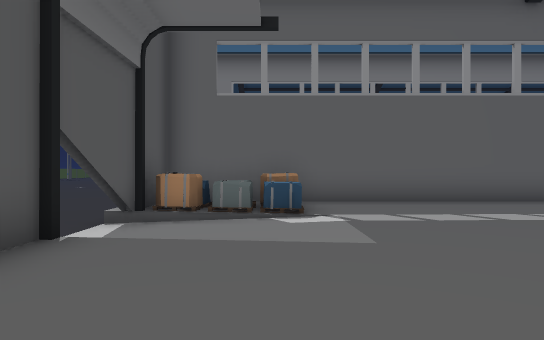
view 1 (above)

24 first-person views from a walk through a scene from a Unity 3-D project. The camera is 1.5 m above the floor, looks level and sees 75° across. The floor is counted in squares, 2 m on a side. Each view is taken from the middle of a square. On the plan, view 1 faces up. The plan holds only what a view shows up to about 11 squares ahead; the rest is blank. The place goes on beyond the plan. The player is left out. Some animated figures are not drawn. Some surface patterns are stand-ins.

view 2
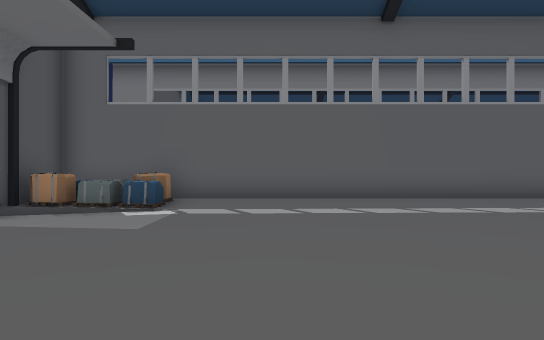

view 3
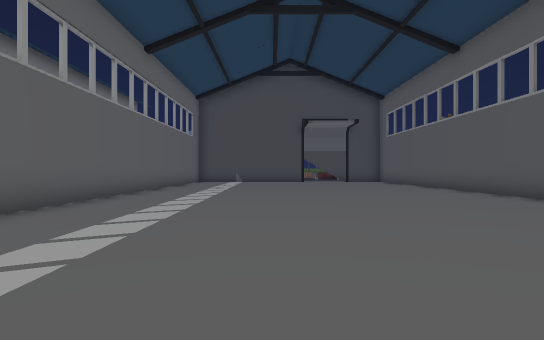

view 4
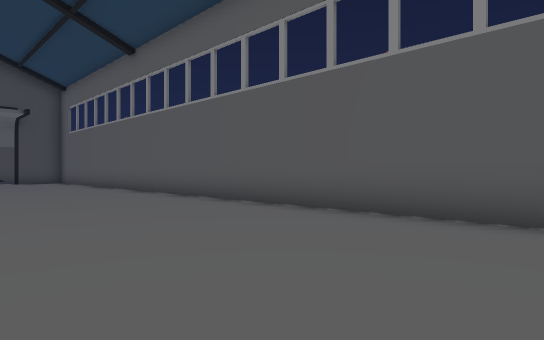

view 5
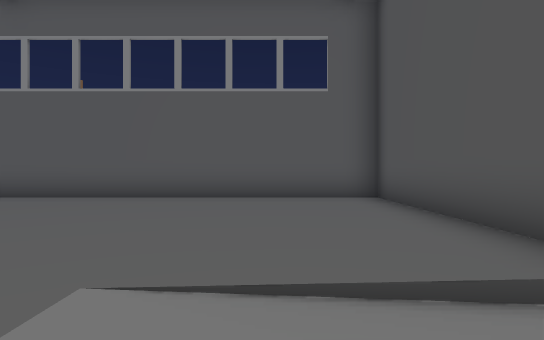

view 6
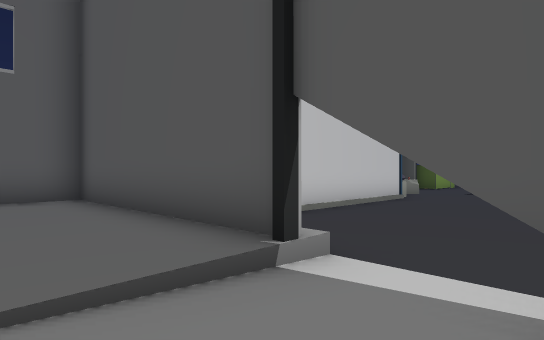

view 7
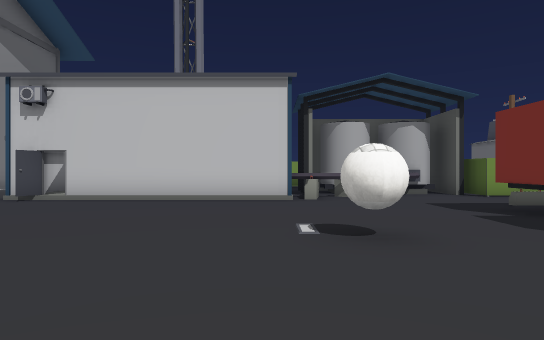

view 8
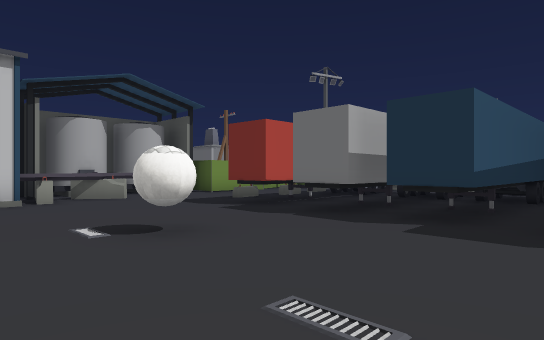

view 9
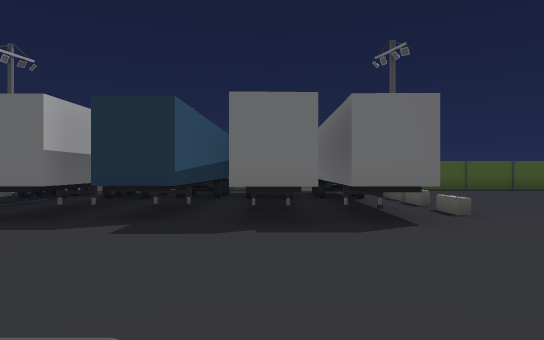

view 10
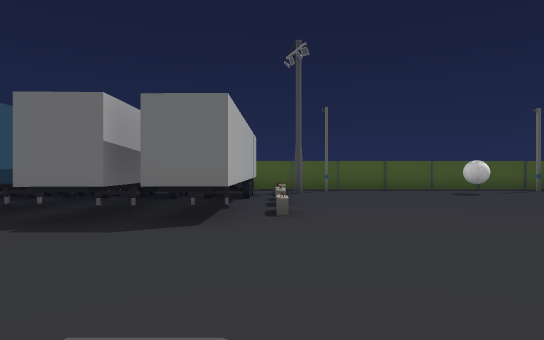

view 11
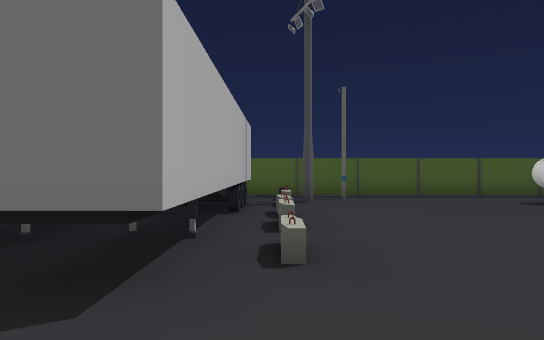

view 12
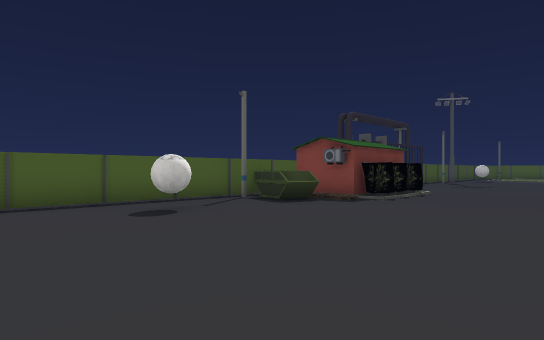

view 13
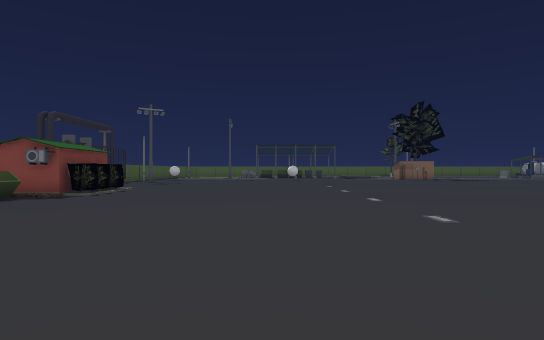

view 14
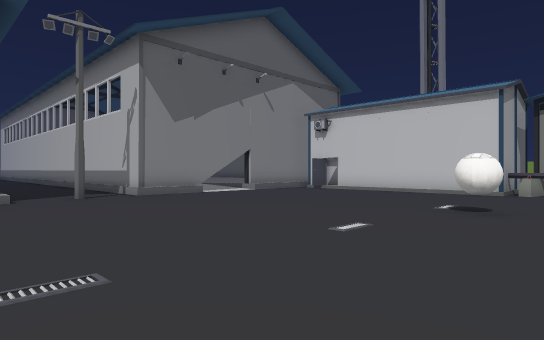

view 15
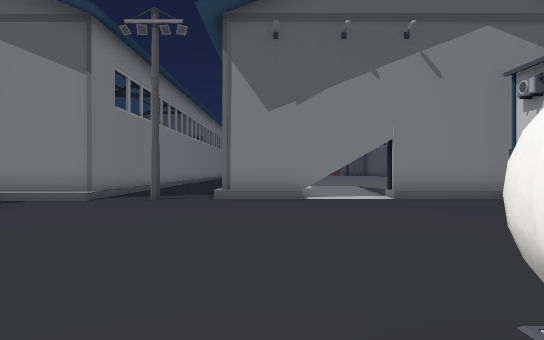

view 16
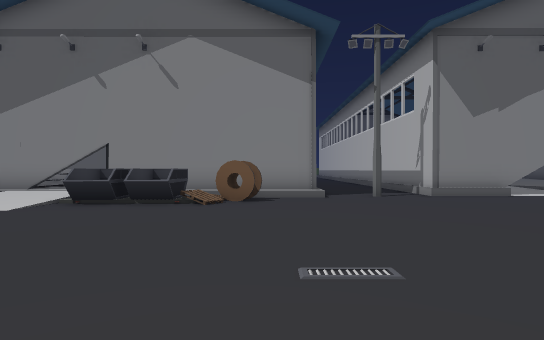

view 17
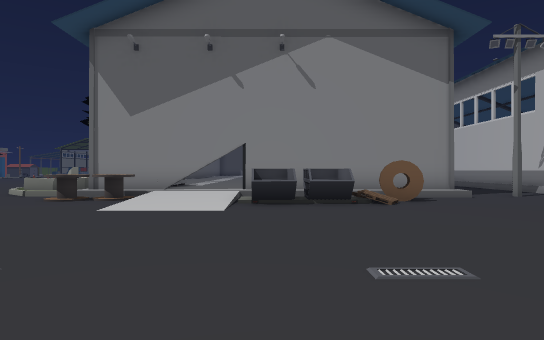

view 18
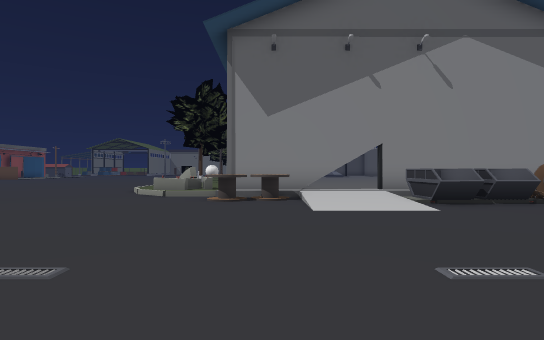

view 19
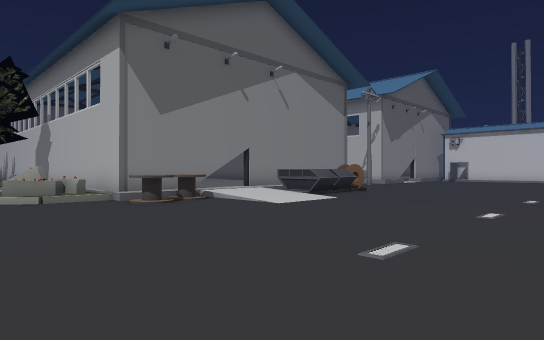

view 20
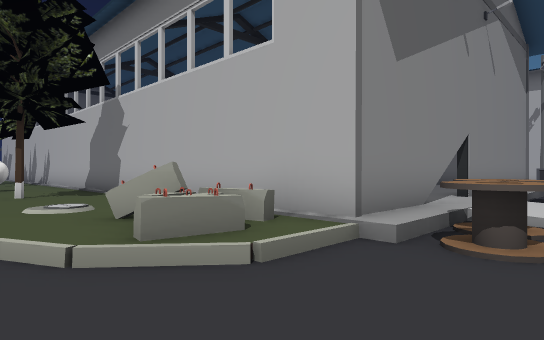

view 21
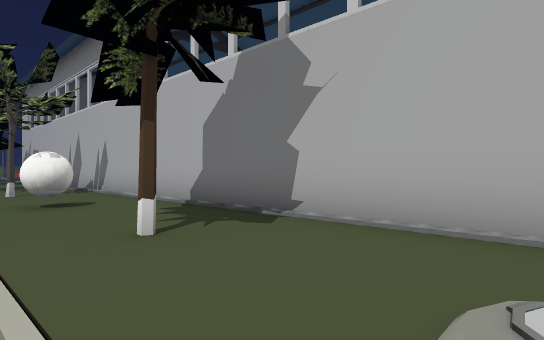

view 22
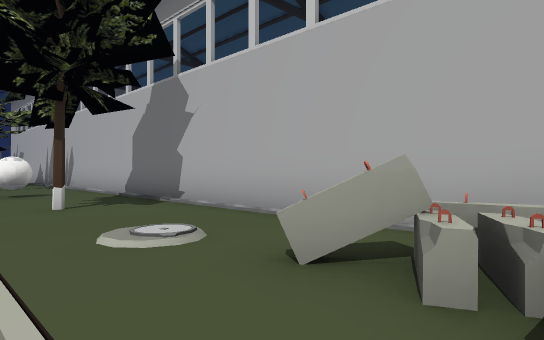

view 23
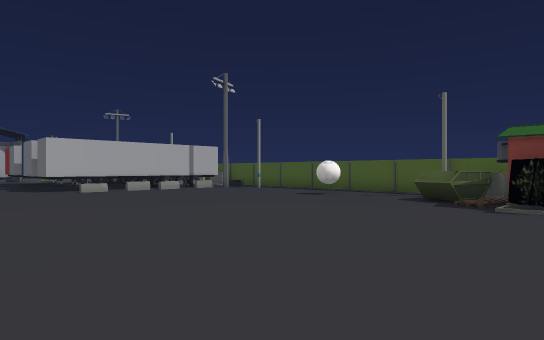

view 24
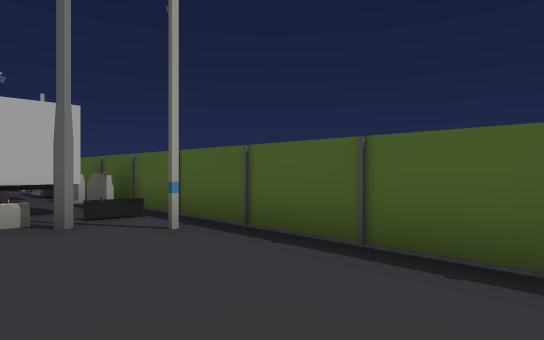

### Floor plan
Key: @ floor where view 1 was taken; # wall or solid block; x gap in a wall; . main floor; : floor 0.25 m higher than the main floor; + floor 0.5 m higher than the main floor; / step, stairs or slope; = window, fence, low wall or low ledge; ^ raised ledge; O other object.
Columns run from 22 left of view 1 to 13 right of it. Each row starts with its distance up from view 1.
 26    #.................///////
 25   ##................=++/++++++++:#
 24 ###/................^^++++#+++O+++++
 23 #==.................==++++++++++++++
 22 #.................^##^##############
 21 #.................^#
 20 #.O.............://#+
 19 #...............:::#+
 18 #...............://++
 17 #................=##+
 16 #................=##+
 15 #................/##
 14 #................/^#
 13 #==.==.=...........#
 12 #####^#^...........###
 11 #......................
 10 #x  # ^^#..........#...
  9 #.....................
  8 ####^^^^...........#################
  7 #..................#^^^+++++++++++++
  6  x ## ^^...O.......##//+++++++++++++
  5    ................./::+++++++++++++
  4   ##  ^^...........////+++++++++++++
  3    #.###...........#++++++++++++++++
  2      ..............#++++++++++++++++
  1       ...=.######x##++++++++++++++++
  0      ##..####     ##++@+++++++++++++
 -1       #.####      ##++++++++++++++++
 -2           ##       #################
 -3           #

Positions as (right, up) in squares from view 1, and headings:
1: (0, 0), facing up
2: (3, -1), facing up
3: (2, 4), facing right
4: (2, 3), facing down-right
5: (0, 6), facing down
6: (0, 6), facing down-left
7: (-10, 10), facing down
8: (-9, 10), facing down-left
9: (-9, 10), facing left
10: (-9, 13), facing left
11: (-12, 13), facing left
12: (-14, 16), facing up-left
13: (-13, 14), facing up
14: (-13, 13), facing down-right
15: (-12, 7), facing right
16: (-13, 13), facing right
17: (-13, 17), facing right
18: (-13, 21), facing right
19: (-12, 26), facing down-right
20: (-5, 26), facing down-right
21: (1, 26), facing down-right
22: (-2, 26), facing down-right
23: (-11, 26), facing down-left
24: (-19, 19), facing down-left
